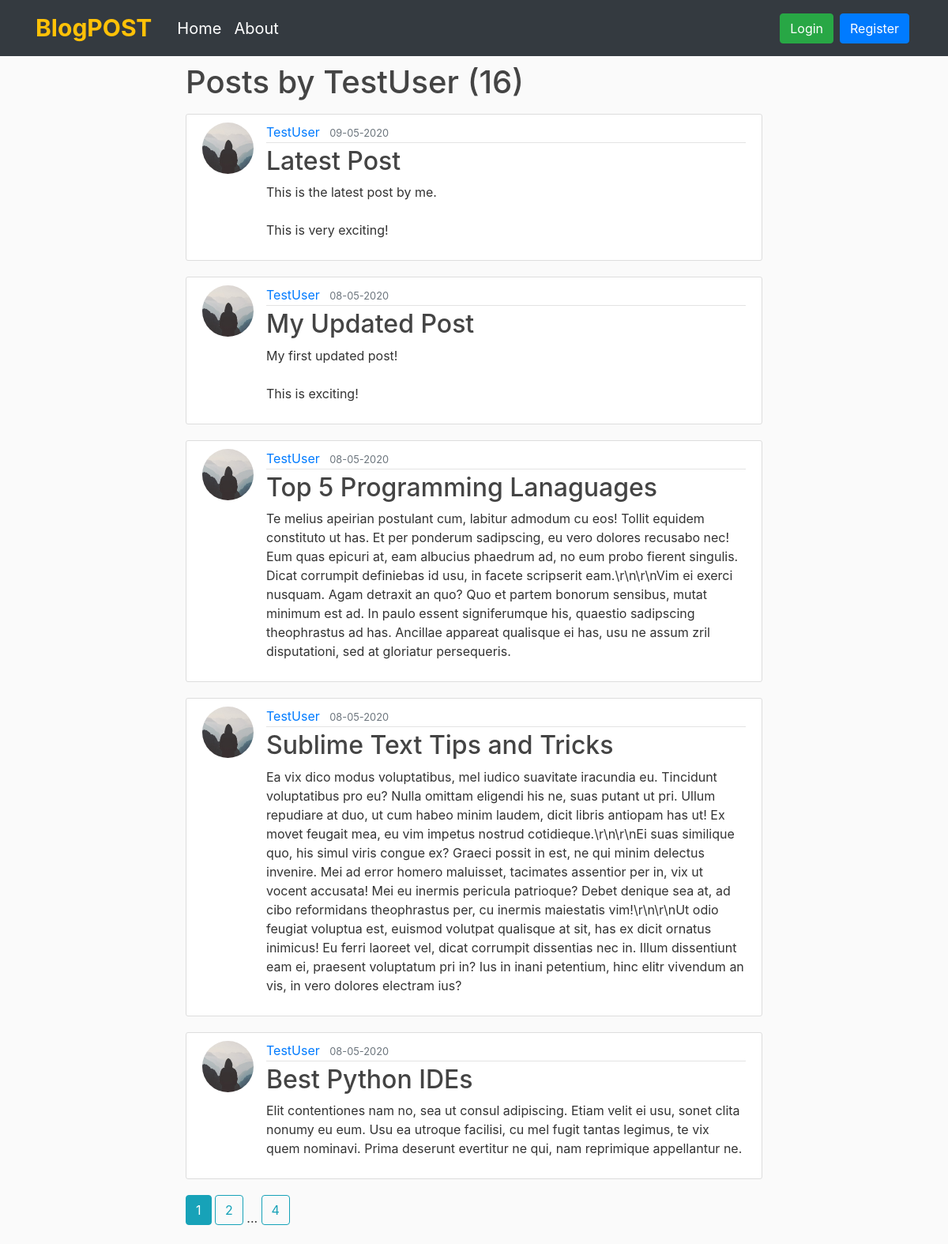
Page /user/TestUser on the committed database.
### flaskblog/models.py (models this page shows, shortened)
class User(db.Model, UserMixin):
    id = db.Column(db.Integer, primary_key=True)
    username = db.Column(db.String(20), unique=True, nullable=False)
    email = db.Column(db.String(120), unique=True, nullable=False)
    image_file = db.Column(db.String(20), nullable=False, default='default.jpg')
    password = db.Column(db.String(60), nullable=False)
    posts = db.relationship('Post', backref='author', lazy=True)

class Post(db.Model):
    id = db.Column(db.Integer, primary_key=True)
    title = db.Column(db.String(100), nullable=False)
    date_posted = db.Column(db.DateTime, nullable=False, default=datetime.utcnow)
    content = db.Column(db.Text, nullable=False)
    user_id = db.Column(db.Integer, db.ForeignKey('user.id'), nullable=False)

### flaskblog/routes.py (the view)
@app.route("/user/<string:username>")
def user_post(username):
    page = request.args.get('page', 1, type=int)
    user = User.query.filter_by(username=username).first_or_404()
    posts = Post.query.filter_by(author=user)\
        .order_by(Post.date_posted.desc())\
        .paginate(page=page, per_page=5)
    return render_template('user_post.html', posts=posts, user=user)

### flaskblog/templates/user_post.html
{% extends "layout.html" %}
{% block content %}
    <h1 class="mb-3">Posts by {{ user.username }} ({{ posts.total }})</h1>
    {% for post in posts.items %}
        <article class="media content-section">
          <img class="rounded-circle article-img" src="{{ url_for('static', filename='profile_pics/' + post.author.image_file) }}">
          <div class="media-body">
            <div class="article-metadata">
              <a class="mr-2" href="{{ url_for('user_post', username=post.author.username) }}">{{ post.author.username }}</a>
              <small class="text-muted">{{ post.date_posted.strftime('%d-%m-%Y') }}</small>
            </div>
            <h2><a class="article-title" href="{{ url_for('post', post_id=post.id) }}">{{ post.title }}</a></h2>
            <p class="article-content">{{ post.content }}</p>
          </div>
        </article>
    {% endfor %}
    {% for page_num in posts.iter_pages(left_edge=1, right_edge=1, left_current=1, right_current=2) %}
      {% if page_num %}
        {% if posts.page == page_num %}
          <a class="btn btn-info mb-4" href="{{ url_for('user_post', username=user.username, page=page_num) }}">{{ page_num }}</a>
        {% else %}
          <a class="btn btn-outline-info mb-4" href="{{ url_for('user_post', username=user.username, page=page_num) }}">{{ page_num }}</a>
        {% endif %}
      {% else %}
        ...
      {% endif %}
    {% endfor %}
{% endblock content %}

### flaskblog/static/main.css (style rules this page uses)
body { background: #fafafa; color: #333333; margin-top: 5rem; }
h1, h2, h3, h4, h5, h6 { color: #444444; }
.content-section { background: #ffffff; padding: 10px 20px; border: 1px solid #dddddd; border-radius: 3px; margin-bottom: 20px; }
.article-title { color: #444444; }
.article-content { white-space: pre-line; }
.article-img { height: 65px; width: 65px; margin-right: 16px; }
.article-metadata { padding-bottom: 1px; margin-bottom: 4px; border-bottom: 1px solid #e3e3e3 }

### rows in the picture
User: username "TestUser"
Post: image_file (placeholder picture), author.username "TestUser", date_posted "09-05-2020", title "Latest Post", content "This is the latest post by me. This is very exciting!"
Post: image_file (placeholder picture), author.username "TestUser", date_posted "08-05-2020", title "My Updated Post", content "My first updated post! This is exciting!"
Post: image_file (placeholder picture), author.username "TestUser", date_posted "08-05-2020", title "Top 5 Programming Lanaguages", content "Te melius apeirian postulant cum, labitur admodum cu eos! Tollit equidem constituto ut has. Et per ponderum sadipscing, eu vero dolores recusabo nec! Eum quas epicuri at, eam albucius phaedrum ad, no eum probo fierent singulis. Dicat corrumpit definiebas id usu, in facete scripserit eam.\\r\\n\\r\\nVim ei exerci nusquam. Agam detraxit an quo? Quo et partem bonorum sensibus, mutat minimum est ad. In paulo essent signiferumque his, quaestio sadipscing theophrastus ad has. Ancillae appareat qualisque ei has, usu ne assum zril disputationi, sed at gloriatur persequeris."
Post: image_file (placeholder picture), author.username "TestUser", date_posted "08-05-2020", title "Sublime Text Tips and Tricks", content "Ea vix dico modus voluptatibus, mel iudico suavitate iracundia eu. Tincidunt voluptatibus pro eu? Nulla omittam eligendi his ne, suas putant ut pri. Ullum repudiare at duo, ut cum habeo minim laudem, dicit libris antiopam has ut! Ex movet feugait mea, eu vim impetus nostrud cotidieque.\\r\\n\\r\\nEi suas similique quo, his simul viris congue ex? Graeci possit in est, ne qui minim delectus invenire. Mei ad error homero maluisset, tacimates assentior per in, vix ut vocent accusata! Mei eu inermis pericula patrioque? Debet denique sea at, ad cibo reformidans theophrastus per, cu inermis maiestatis vim!\\r\\n\\r\\nUt odio feugiat voluptua est, euismod volutpat qualisque at sit, has ex dicit ornatus…"
Post: image_file (placeholder picture), author.username "TestUser", date_posted "08-05-2020", title "Best Python IDEs", content "Elit contentiones nam no, sea ut consul adipiscing. Etiam velit ei usu, sonet clita nonumy eu eum. Usu ea utroque facilisi, cu mel fugit tantas legimus, te vix quem nominavi. Prima deserunt evertitur ne qui, nam reprimique appellantur ne."

### other values in the picture
{{ posts.total }} "16"
{{ page_num }} "1"
{{ page_num }} "2" "4"
